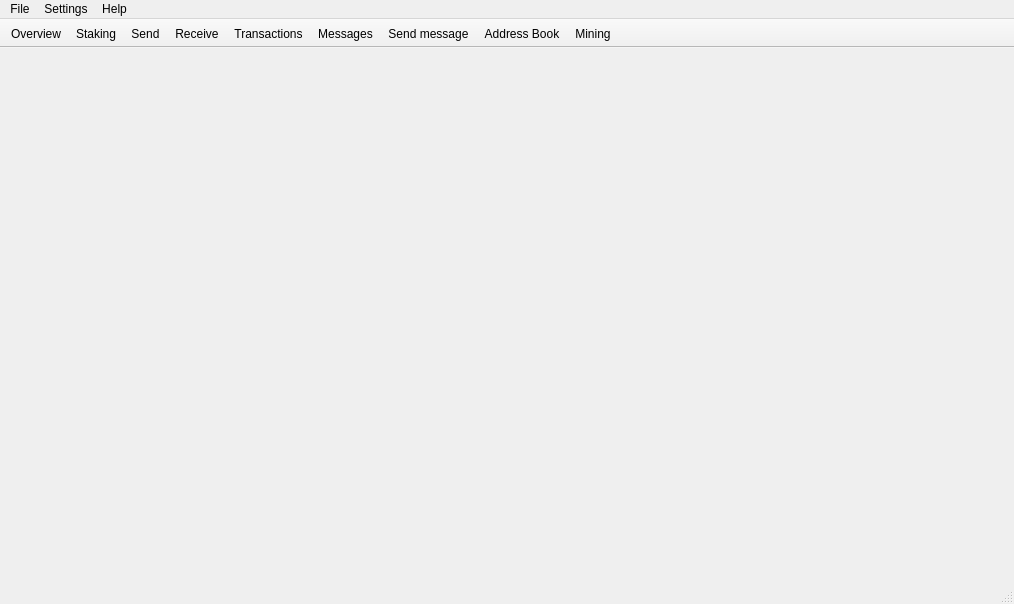
<?xml version="1.0" encoding="UTF-8"?>
<ui version="4.0">
 <class>MainWindow</class>
 <widget class="QMainWindow" name="MainWindow">
  <property name="geometry">
   <rect>
    <x>0</x>
    <y>0</y>
    <width>1014</width>
    <height>604</height>
   </rect>
  </property>
  <property name="sizePolicy">
   <sizepolicy hsizetype="Preferred" vsizetype="Preferred">
    <horstretch>0</horstretch>
    <verstretch>0</verstretch>
   </sizepolicy>
  </property>
  <property name="minimumSize">
   <size>
    <width>0</width>
    <height>0</height>
   </size>
  </property>
  <property name="maximumSize">
   <size>
    <width>16777215</width>
    <height>16777215</height>
   </size>
  </property>
  <property name="windowTitle">
   <string>MainWindow</string>
  </property>
  <property name="windowIcon">
   <iconset resource="../../resources.qrc">
    <normaloff>:/images/cryptonote</normaloff>:/images/cryptonote</iconset>
  </property>
  <widget class="QWidget" name="centralwidget">
   <layout class="QHBoxLayout" name="horizontalLayout">
    <property name="spacing">
     <number>0</number>
    </property>
    <property name="leftMargin">
     <number>0</number>
    </property>
    <property name="topMargin">
     <number>0</number>
    </property>
    <property name="rightMargin">
     <number>0</number>
    </property>
    <property name="bottomMargin">
     <number>0</number>
    </property>
    <item>
     <widget class="WalletGui::OverviewFrame" name="m_overviewFrame">
      <property name="frameShape">
       <enum>QFrame::NoFrame</enum>
      </property>
      <property name="frameShadow">
       <enum>QFrame::Raised</enum>
      </property>
     </widget>
    </item>
    <item>
     <widget class="WalletGui::SendFrame" name="m_sendFrame">
      <property name="frameShape">
       <enum>QFrame::NoFrame</enum>
      </property>
      <property name="frameShadow">
       <enum>QFrame::Raised</enum>
      </property>
     </widget>
    </item>
    <item>
     <widget class="WalletGui::ReceiveFrame" name="m_receiveFrame">
      <property name="frameShape">
       <enum>QFrame::NoFrame</enum>
      </property>
      <property name="frameShadow">
       <enum>QFrame::Raised</enum>
      </property>
     </widget>
    </item>
    <item>
     <widget class="WalletGui::TransactionsFrame" name="m_transactionsFrame">
      <property name="frameShape">
       <enum>QFrame::NoFrame</enum>
      </property>
      <property name="frameShadow">
       <enum>QFrame::Raised</enum>
      </property>
     </widget>
    </item>
    <item>
     <widget class="WalletGui::AddressBookFrame" name="m_addressBookFrame">
      <property name="frameShape">
       <enum>QFrame::NoFrame</enum>
      </property>
      <property name="frameShadow">
       <enum>QFrame::Raised</enum>
      </property>
     </widget>
    </item>
    <item>
     <widget class="WalletGui::MessagesFrame" name="m_messagesFrame">
      <property name="frameShape">
       <enum>QFrame::NoFrame</enum>
      </property>
      <property name="frameShadow">
       <enum>QFrame::Raised</enum>
      </property>
     </widget>
    </item>
    <item>
     <widget class="WalletGui::SendMessageFrame" name="m_sendMessageFrame">
      <property name="frameShape">
       <enum>QFrame::NoFrame</enum>
      </property>
      <property name="frameShadow">
       <enum>QFrame::Raised</enum>
      </property>
     </widget>
    </item>
    <item>
     <widget class="WalletGui::MiningFrame" name="m_miningFrame">
      <property name="frameShape">
       <enum>QFrame::NoFrame</enum>
      </property>
      <property name="frameShadow">
       <enum>QFrame::Raised</enum>
      </property>
     </widget>
    </item>
    <item>
     <widget class="WalletGui::DepositsFrame" name="m_depositsFrame">
      <property name="frameShape">
       <enum>QFrame::NoFrame</enum>
      </property>
      <property name="frameShadow">
       <enum>QFrame::Raised</enum>
      </property>
     </widget>
    </item>
   </layout>
  </widget>
  <widget class="QMenuBar" name="menubar">
   <property name="geometry">
    <rect>
     <x>0</x>
     <y>0</y>
     <width>1014</width>
     <height>25</height>
    </rect>
   </property>
   <widget class="QMenu" name="menuFile">
    <property name="title">
     <string>File</string>
    </property>
    <addaction name="m_createWalletAction"/>
    <addaction name="m_openWalletAction"/>
    <addaction name="m_importKeyAction"/>
    <addaction name="m_backupWalletAction"/>
		<addaction name="m_resetAction"/>
    <addaction name="m_exitAction"/>
   </widget>
   <widget class="QMenu" name="menuSettings">
    <property name="title">
     <string>Settings</string>
    </property>
    <addaction name="m_encryptWalletAction"/>
    <addaction name="m_changePasswordAction"/>
    <addaction name="separator"/>
    <addaction name="m_startOnLoginAction"/>
    <addaction name="m_minimizeToTrayAction"/>
    <addaction name="m_closeToTrayAction"/>
   </widget>
   <widget class="QMenu" name="menuHelp">
    <property name="title">
     <string>Help</string>
    </property>
    <addaction name="m_aboutCryptonoteAction"/>
    <addaction name="m_aboutQtAction"/>
   </widget>
   <addaction name="menuFile"/>
   <addaction name="menuSettings"/>
   <addaction name="menuHelp"/>
  </widget>
  <widget class="QToolBar" name="toolBar">
   <property name="windowTitle">
    <string>toolBar</string>
   </property>
   <property name="movable">
    <bool>false</bool>
   </property>
   <property name="toolButtonStyle">
    <enum>Qt::ToolButtonTextBesideIcon</enum>
   </property>
   <attribute name="toolBarArea">
    <enum>TopToolBarArea</enum>
   </attribute>
   <attribute name="toolBarBreak">
    <bool>false</bool>
   </attribute>
   <addaction name="m_overviewAction"/>
   <addaction name="m_depositsAction"/>
   <addaction name="m_sendAction"/>
   <addaction name="m_receiveAction"/>
   <addaction name="m_transactionsAction"/>
   <addaction name="m_messagesAction"/>
   <addaction name="m_sendMessageAction"/>
   <addaction name="m_addressBookAction"/>
   <addaction name="m_miningAction"/>
  </widget>
  <widget class="QStatusBar" name="statusBar"/>
  <action name="m_overviewAction">
   <property name="checkable">
    <bool>true</bool>
   </property>
   <property name="enabled">
    <bool>true</bool>
   </property>
   <property name="icon">
    <iconset resource="../../resources.qrc">
     <normaloff>:/icons/overview</normaloff>:/icons/overview</iconset>
   </property>
   <property name="text">
    <string>Overview</string>
   </property>
  </action>
  <action name="m_sendAction">
   <property name="checkable">
    <bool>true</bool>
   </property>
   <property name="enabled">
    <bool>true</bool>
   </property>
   <property name="icon">
    <iconset resource="../../resources.qrc">
     <normaloff>:/icons/send</normaloff>:/icons/send</iconset>
   </property>
   <property name="text">
    <string>Send</string>
   </property>
  </action>
  <action name="m_receiveAction">
   <property name="checkable">
    <bool>true</bool>
   </property>
   <property name="enabled">
    <bool>true</bool>
   </property>
   <property name="icon">
    <iconset resource="../../resources.qrc">
     <normaloff>:/icons/receive</normaloff>:/icons/receive</iconset>
   </property>
   <property name="text">
    <string>Receive</string>
   </property>
  </action>
  <action name="m_transactionsAction">
   <property name="checkable">
    <bool>true</bool>
   </property>
   <property name="enabled">
    <bool>true</bool>
   </property>
   <property name="icon">
    <iconset resource="../../resources.qrc">
     <normaloff>:/icons/transactions</normaloff>:/icons/transactions</iconset>
   </property>
   <property name="text">
    <string>Transactions</string>
   </property>
  </action>
  <action name="m_exitAction">
   <property name="enabled">
    <bool>true</bool>
   </property>
   <property name="text">
    <string>Exit</string>
   </property>
   <property name="shortcut">
    <string>Ctrl+Q</string>
   </property>
  </action>
  <action name="m_addressBookAction">
   <property name="checkable">
    <bool>true</bool>
   </property>
   <property name="enabled">
    <bool>true</bool>
   </property>
   <property name="icon">
    <iconset resource="../../resources.qrc">
     <normaloff>:/icons/address-book</normaloff>:/icons/address-book</iconset>
   </property>
   <property name="text">
    <string>Address Book</string>
   </property>
  </action>
  <action name="m_createWalletAction">
   <property name="enabled">
    <bool>true</bool>
   </property>
   <property name="text">
    <string>Create wallet</string>
   </property>
  </action>
  <action name="m_openWalletAction">
   <property name="enabled">
    <bool>true</bool>
   </property>
   <property name="text">
    <string>Open wallet</string>
   </property>
  </action>
  <action name="m_encryptWalletAction">
   <property name="enabled">
    <bool>true</bool>
   </property>
   <property name="text">
    <string>Encrypt wallet</string>
   </property>
  </action>
  <action name="m_changePasswordAction">
   <property name="enabled">
    <bool>true</bool>
   </property>
   <property name="text">
    <string>Change password</string>
   </property>
   <property name="toolTip">
    <string>Change password</string>
   </property>
  </action>
  <action name="m_aboutCryptonoteAction">
   <property name="enabled">
    <bool>true</bool>
   </property>
   <property name="text">
    <string>About</string>
   </property>
  </action>
  <action name="m_aboutQtAction">
   <property name="enabled">
    <bool>true</bool>
   </property>
   <property name="text">
    <string>About Qt</string>
   </property>
  </action>
  <action name="m_backupWalletAction">
   <property name="enabled">
    <bool>true</bool>
   </property>
   <property name="text">
    <string>Backup wallet</string>
   </property>
  </action>
  <action name="m_startOnLoginAction">
   <property name="checkable">
    <bool>true</bool>
   </property>
   <property name="text">
    <string>Start on system login</string>
   </property>
  </action>
  <action name="m_minimizeToTrayAction">
   <property name="checkable">
    <bool>true</bool>
   </property>
   <property name="text">
    <string>Minimize to tray</string>
   </property>
  </action>
  <action name="m_closeToTrayAction">
   <property name="checkable">
    <bool>true</bool>
   </property>
   <property name="text">
    <string>Close to tray</string>
   </property>
  </action>
  <action name="m_messagesAction">
   <property name="checkable">
    <bool>true</bool>
   </property>
   <property name="icon">
    <iconset resource="../../resources.qrc">
     <normaloff>:/icons/messages</normaloff>:/icons/messages</iconset>
   </property>
   <property name="text">
    <string>Messages</string>
   </property>
  </action>
  <action name="m_sendMessageAction">
   <property name="checkable">
    <bool>true</bool>
   </property>
   <property name="icon">
    <iconset resource="../../resources.qrc">
     <normaloff>:/icons/send_message</normaloff>:/icons/send_message</iconset>
   </property>
   <property name="text">
    <string>Send message</string>
   </property>
  </action>
  <action name="m_importKeyAction">
   <property name="text">
    <string>Import private key</string>
   </property>
  </action>
  <action name="m_miningAction">
   <property name="checkable">
    <bool>true</bool>
   </property>
   <property name="icon">
    <iconset resource="../../resources.qrc">
     <normaloff>:/icons/mining</normaloff>:/icons/mining</iconset>
   </property>
   <property name="text">
    <string>Mining</string>
   </property>
  </action>
  <action name="m_depositsAction">
   <property name="checkable">
    <bool>true</bool>
   </property>
   <property name="icon">
    <iconset resource="../../resources.qrc">
     <normaloff>:/icons/deposits</normaloff>:/icons/deposits</iconset>
   </property>
   <property name="text">
    <string>Staking</string>
   </property>
  </action>
  <action name="m_resetAction">
   <property name="text">
    <string>Reset wallet</string>
   </property>
   <property name="toolTip">
    <string>Reset wallet</string>
   </property>
  </action>
 </widget>
 <customwidgets>
  <customwidget>
   <class>WalletGui::OverviewFrame</class>
   <extends>QFrame</extends>
   <header>gui/OverviewFrame.h</header>
   <container>1</container>
  </customwidget>
  <customwidget>
   <class>WalletGui::SendFrame</class>
   <extends>QFrame</extends>
   <header>gui/SendFrame.h</header>
   <container>1</container>
  </customwidget>
  <customwidget>
   <class>WalletGui::TransactionsFrame</class>
   <extends>QFrame</extends>
   <header>gui/TransactionsFrame.h</header>
   <container>1</container>
  </customwidget>
  <customwidget>
   <class>WalletGui::AddressBookFrame</class>
   <extends>QFrame</extends>
   <header>gui/AddressBookFrame.h</header>
   <container>1</container>
  </customwidget>
  <customwidget>
   <class>WalletGui::ReceiveFrame</class>
   <extends>QFrame</extends>
   <header>gui/ReceiveFrame.h</header>
   <container>1</container>
  </customwidget>
  <customwidget>
   <class>WalletGui::MessagesFrame</class>
   <extends>QFrame</extends>
   <header>gui/MessagesFrame.h</header>
   <container>1</container>
  </customwidget>
  <customwidget>
   <class>WalletGui::SendMessageFrame</class>
   <extends>QFrame</extends>
   <header>gui/SendMessageFrame.h</header>
   <container>1</container>
  </customwidget>
  <customwidget>
   <class>WalletGui::MiningFrame</class>
   <extends>QFrame</extends>
   <header>gui/MiningFrame.h</header>
   <container>1</container>
  </customwidget>
  <customwidget>
   <class>WalletGui::DepositsFrame</class>
   <extends>QFrame</extends>
   <header>gui/DepositsFrame.h</header>
   <container>1</container>
  </customwidget>
 </customwidgets>
 <resources>
  <include location="../../resources.qrc"/>
 </resources>
 <connections>
  <connection>
   <sender>m_overviewAction</sender>
   <signal>toggled(bool)</signal>
   <receiver>m_overviewFrame</receiver>
   <slot>setVisible(bool)</slot>
   <hints>
    <hint type="sourcelabel">
     <x>-1</x>
     <y>-1</y>
    </hint>
    <hint type="destinationlabel">
     <x>112</x>
     <y>333</y>
    </hint>
   </hints>
  </connection>
  <connection>
   <sender>m_sendAction</sender>
   <signal>toggled(bool)</signal>
   <receiver>m_sendFrame</receiver>
   <slot>setVisible(bool)</slot>
   <hints>
    <hint type="sourcelabel">
     <x>-1</x>
     <y>-1</y>
    </hint>
    <hint type="destinationlabel">
     <x>337</x>
     <y>333</y>
    </hint>
   </hints>
  </connection>
  <connection>
   <sender>m_receiveAction</sender>
   <signal>toggled(bool)</signal>
   <receiver>m_receiveFrame</receiver>
   <slot>setVisible(bool)</slot>
   <hints>
    <hint type="sourcelabel">
     <x>-1</x>
     <y>-1</y>
    </hint>
    <hint type="destinationlabel">
     <x>562</x>
     <y>333</y>
    </hint>
   </hints>
  </connection>
  <connection>
   <sender>m_transactionsAction</sender>
   <signal>toggled(bool)</signal>
   <receiver>m_transactionsFrame</receiver>
   <slot>setVisible(bool)</slot>
   <hints>
    <hint type="sourcelabel">
     <x>-1</x>
     <y>-1</y>
    </hint>
    <hint type="destinationlabel">
     <x>787</x>
     <y>333</y>
    </hint>
   </hints>
  </connection>
  <connection>
   <sender>m_addressBookAction</sender>
   <signal>toggled(bool)</signal>
   <receiver>m_addressBookFrame</receiver>
   <slot>setVisible(bool)</slot>
   <hints>
    <hint type="sourcelabel">
     <x>-1</x>
     <y>-1</y>
    </hint>
    <hint type="destinationlabel">
     <x>809</x>
     <y>320</y>
    </hint>
   </hints>
  </connection>
  <connection>
   <sender>m_createWalletAction</sender>
   <signal>triggered()</signal>
   <receiver>MainWindow</receiver>
   <slot>createWallet()</slot>
   <hints>
    <hint type="sourcelabel">
     <x>-1</x>
     <y>-1</y>
    </hint>
    <hint type="destinationlabel">
     <x>449</x>
     <y>299</y>
    </hint>
   </hints>
  </connection>
  <connection>
   <sender>m_openWalletAction</sender>
   <signal>triggered()</signal>
   <receiver>MainWindow</receiver>
   <slot>openWallet()</slot>
   <hints>
    <hint type="sourcelabel">
     <x>-1</x>
     <y>-1</y>
    </hint>
    <hint type="destinationlabel">
     <x>449</x>
     <y>299</y>
    </hint>
   </hints>
  </connection>
  <connection>
   <sender>m_encryptWalletAction</sender>
   <signal>triggered()</signal>
   <receiver>MainWindow</receiver>
   <slot>encryptWallet()</slot>
   <hints>
    <hint type="sourcelabel">
     <x>-1</x>
     <y>-1</y>
    </hint>
    <hint type="destinationlabel">
     <x>449</x>
     <y>299</y>
    </hint>
   </hints>
  </connection>
  <connection>
   <sender>m_changePasswordAction</sender>
   <signal>triggered()</signal>
   <receiver>MainWindow</receiver>
   <slot>encryptWallet()</slot>
   <hints>
    <hint type="sourcelabel">
     <x>-1</x>
     <y>-1</y>
    </hint>
    <hint type="destinationlabel">
     <x>449</x>
     <y>299</y>
    </hint>
   </hints>
  </connection>
  <connection>
   <sender>m_aboutQtAction</sender>
   <signal>triggered()</signal>
   <receiver>MainWindow</receiver>
   <slot>aboutQt()</slot>
   <hints>
    <hint type="sourcelabel">
     <x>-1</x>
     <y>-1</y>
    </hint>
    <hint type="destinationlabel">
     <x>449</x>
     <y>299</y>
    </hint>
   </hints>
  </connection>
  <connection>
   <sender>m_backupWalletAction</sender>
   <signal>triggered()</signal>
   <receiver>MainWindow</receiver>
   <slot>backupWallet()</slot>
   <hints>
    <hint type="sourcelabel">
     <x>-1</x>
     <y>-1</y>
    </hint>
    <hint type="destinationlabel">
     <x>449</x>
     <y>299</y>
    </hint>
   </hints>
  </connection>
  <connection>
   <sender>m_aboutCryptonoteAction</sender>
   <signal>triggered()</signal>
   <receiver>MainWindow</receiver>
   <slot>about()</slot>
   <hints>
    <hint type="sourcelabel">
     <x>-1</x>
     <y>-1</y>
    </hint>
    <hint type="destinationlabel">
     <x>459</x>
     <y>299</y>
    </hint>
   </hints>
  </connection>
  <connection>
   <sender>m_startOnLoginAction</sender>
   <signal>triggered(bool)</signal>
   <receiver>MainWindow</receiver>
   <slot>setStartOnLogin(bool)</slot>
   <hints>
    <hint type="sourcelabel">
     <x>-1</x>
     <y>-1</y>
    </hint>
    <hint type="destinationlabel">
     <x>459</x>
     <y>299</y>
    </hint>
   </hints>
  </connection>
  <connection>
   <sender>m_minimizeToTrayAction</sender>
   <signal>triggered(bool)</signal>
   <receiver>MainWindow</receiver>
   <slot>setMinimizeToTray(bool)</slot>
   <hints>
    <hint type="sourcelabel">
     <x>-1</x>
     <y>-1</y>
    </hint>
    <hint type="destinationlabel">
     <x>459</x>
     <y>299</y>
    </hint>
   </hints>
  </connection>
  <connection>
   <sender>m_closeToTrayAction</sender>
   <signal>triggered(bool)</signal>
   <receiver>MainWindow</receiver>
   <slot>setCloseToTray(bool)</slot>
   <hints>
    <hint type="sourcelabel">
     <x>-1</x>
     <y>-1</y>
    </hint>
    <hint type="destinationlabel">
     <x>459</x>
     <y>299</y>
    </hint>
   </hints>
  </connection>
  <connection>
   <sender>m_messagesAction</sender>
   <signal>toggled(bool)</signal>
   <receiver>m_messagesFrame</receiver>
   <slot>setVisible(bool)</slot>
   <hints>
    <hint type="sourcelabel">
     <x>-1</x>
     <y>-1</y>
    </hint>
    <hint type="destinationlabel">
     <x>843</x>
     <y>322</y>
    </hint>
   </hints>
  </connection>
  <connection>
   <sender>m_sendMessageAction</sender>
   <signal>toggled(bool)</signal>
   <receiver>m_sendMessageFrame</receiver>
   <slot>setVisible(bool)</slot>
   <hints>
    <hint type="sourcelabel">
     <x>-1</x>
     <y>-1</y>
    </hint>
    <hint type="destinationlabel">
     <x>854</x>
     <y>322</y>
    </hint>
   </hints>
  </connection>
  <connection>
   <sender>m_importKeyAction</sender>
   <signal>triggered()</signal>
   <receiver>MainWindow</receiver>
   <slot>importKey()</slot>
   <hints>
    <hint type="sourcelabel">
     <x>-1</x>
     <y>-1</y>
    </hint>
    <hint type="destinationlabel">
     <x>459</x>
     <y>299</y>
    </hint>
   </hints>
  </connection>
  <connection>
   <sender>m_miningAction</sender>
   <signal>toggled(bool)</signal>
   <receiver>m_miningFrame</receiver>
   <slot>setVisible(bool)</slot>
   <hints>
    <hint type="sourcelabel">
     <x>-1</x>
     <y>-1</y>
    </hint>
    <hint type="destinationlabel">
     <x>862</x>
     <y>322</y>
    </hint>
   </hints>
  </connection>
  <connection>
   <sender>m_depositsAction</sender>
   <signal>toggled(bool)</signal>
   <receiver>m_depositsFrame</receiver>
   <slot>setVisible(bool)</slot>
   <hints>
    <hint type="sourcelabel">
     <x>-1</x>
     <y>-1</y>
    </hint>
    <hint type="destinationlabel">
     <x>868</x>
     <y>322</y>
    </hint>
   </hints>
  </connection>
  <connection>
   <sender>m_resetAction</sender>
   <signal>triggered()</signal>
   <receiver>MainWindow</receiver>
   <slot>resetWallet()</slot>
   <hints>
    <hint type="sourcelabel">
     <x>-1</x>
     <y>-1</y>
    </hint>
    <hint type="destinationlabel">
     <x>506</x>
     <y>301</y>
    </hint>
   </hints>
  </connection>
 </connections>
 <slots>
  <slot>createWallet()</slot>
  <slot>openWallet()</slot>
  <slot>encryptWallet()</slot>
  <slot>aboutQt()</slot>
  <slot>backupWallet()</slot>
  <slot>about()</slot>
  <slot>setStartOnLogin(bool)</slot>
  <slot>setMinimizeToTray(bool)</slot>
  <slot>setCloseToTray(bool)</slot>
  <slot>importKey()</slot>
	<slot>resetWallet()</slot>
 </slots>
</ui>
